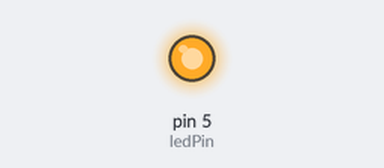
Recording of a program running on a simulated Arduino Uno, built with avr-gcc and run on an emulated ATmega328P. Parts: output pins drawn as LEDs (lit = HIGH).

Above: at 0.1 s.
Timing chart, 0 to 1.6 s (numbered marks = the images above):
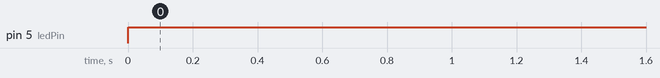

The program:

main.cpp
```cpp
// #include <Arduino.h>

// void setup() {
//   for(int i=2;i<=11;i++)
//   {
//     pinMode(i,OUTPUT);
//   }
// }

// void loop() {
//   for(int i=2;i<=11;i++)
//   {
//     digitalWrite(i,HIGH);
//     delay(400);
//     digitalWrite(i,LOW);
//     delay(500);
//   }
// }
```

analog_read.cpp
```cpp
// #include <Arduino.h>

// void setup() {
//     Serial.begin(9600);
// }

// void loop() {
//     int sensorValue = analogRead(A0);
//     Serial.println(sensorValue);
//     delay(1);
// }
```

analog_write.cpp
```cpp
// #include <Arduino.h>

// const int ledPin = 9;

// void setup() {

// }

// void loop() {
//     for (int value = 0; value <= 255; value += 5) {
//         analogWrite(ledPin, value);
//         delay(50);
//     }

//     for (int value = 255; value >= 0; value -= 5){
//         analogWrite(ledPin, value);
//         delay(50);
//     }

//     analogWrite(9,0);
//     delay(1000);
//     analogWrite(9,64);
//     delay(1000);
//     analogWrite(9,128);
//     delay(1000);
//     analogWrite(9,255);
//     delay(1000);
// }
```

digital_ico.cpp
```cpp
// // digital in controls output

// #include <Arduino.h>

// const int buttonPin = 2;
// const int ledPin = 9;
// int buttonState = 0;


// void setup() {
//     pinMode(ledPin, OUTPUT);
//     pinMode(buttonPin, INPUT);
// }

// void loop() {
//     buttonState = digitalRead(buttonPin);
//     if (buttonState == HIGH) {
//         digitalWrite(ledPin, HIGH);
//     } else {
//         digitalWrite(ledPin, LOW);
//     }
// }
```

digital_read.cpp
```cpp
// #include <Arduino.h>

// void setup() {
//     Serial.begin(9600);
//     pinMode(2, INPUT);
// }

// void loop() {
//     int buttonState = digitalRead(2);
//     Serial.println(buttonState);
//     delay(1);
// }
```

digital_write.cpp
```cpp
// #include <Arduino.h>

// const int ledPin = 9;

// void setup() {
//     pinMode(ledPin, OUTPUT);
// }

// void loop() {
//     digitalWrite(ledPin, HIGH);
//     delay(500);
//     digitalWrite(ledPin,LOW);
//     delay(500);
// }
```

led_bar.cpp
```cpp
// #include <Arduino.h>

// int ledPin[4] = {13,12,11,10};

// void setup() {
//   for (int i = 0; i < 4; i++) {
//     pinMode(ledPin[i], OUTPUT);
//   }

// }

// void loop() {
//   for (int i = 0; i < 4; i++) {
//     digitalWrite(ledPin[i],HIGH);
//   }
//   delay(1000);

//   for (int i = 0; i < 4; i++) {
//     digitalWrite(ledPin[i],LOW);
//   }

//   delay(1000);

// }
```

led_on.cpp
```cpp
#include <Arduino.h>

int ledPin = 5;

void setup() {
    pinMode(ledPin, OUTPUT);
}

void loop() {
    digitalWrite(ledPin,OUTPUT);
}
```

range_sensor.cpp
```cpp
// #include <Arduino.h>

// void setup() {
//     pinMode(12,OUTPUT);
//     Serial.begin(9600);
//     Serial.println("Listening...put your ear on the sensor!");
// }

// void loop() {
//     digitalWrite(12, HIGH);
//     delayMicroseconds(10);
//     digitalWrite(12, LOW);
//     delay(60);
// }
```

traffic_light.cpp
```cpp
#include <Arduino.h>
```

Measured:
- by itself, pin 5 (ledPin): LOW → HIGH at 0.00 s
